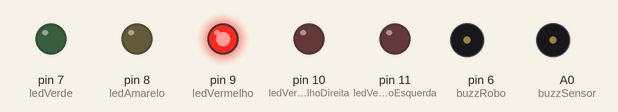
Simulated run of this sketch. Board: Arduino Uno, built with avr-gcc and run on an emulated ATmega328P. Shown: output pins drawn as LEDs (lit = HIGH), buzzer (waves = sounding, pin HIGH).

Above: at 0.2 s.
At 1.2 s:
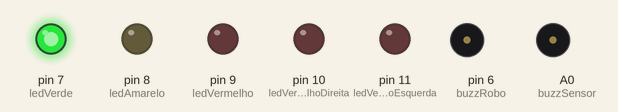
At 2.15 s:
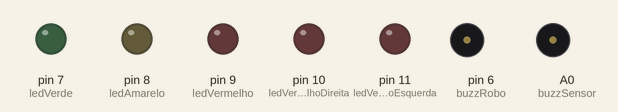
At 3.0 s:
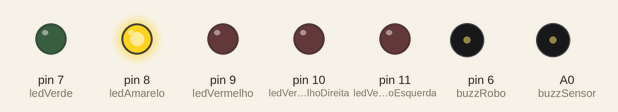
At 4.0 s:
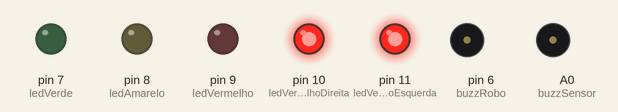
Timing chart, 0 to 5.3 s (numbered marks = the images above):
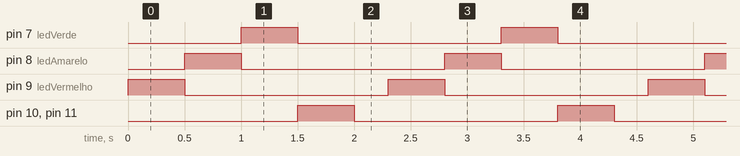

Measured:
- by itself, pin 7 (ledVerde), pin 8 (ledAmarelo), pin 9 (ledVermelho), pin 10 (ledVermelhoDireita), pin 11 (ledVermelhoEsquerda): alternates HIGH for 0.50 s and LOW for 1.8 s
- by itself, everything shown: repeats every 2.3 s, in 5 steps

The sketch:

robo_buzz.ino
```cpp
/*

*/

const int ledAmarelo = 8;
const int ledVerde = 7;
const int ledVermelho = 9;
const int ledVermelhoDireita = 10;
const int ledVermelhoEsquerda = 11;
const int buzzRobo = 6;
const int buzzSensor = A0;


void setup() {
  pinMode(ledAmarelo,OUTPUT);
  pinMode(ledVerde,OUTPUT);
  pinMode(ledVermelho,OUTPUT);
  pinMode(ledVermelhoDireita,OUTPUT);
  pinMode(ledVermelhoEsquerda,OUTPUT);
  pinMode(buzzRobo,OUTPUT);
  pinMode(buzzSensor,OUTPUT);
}

void loop() {
  digitalWrite(ledVermelho,HIGH);
  delay(500);

  digitalWrite(ledVermelho,LOW);
  digitalWrite(ledAmarelo,HIGH);
  delay(500);

  digitalWrite(ledAmarelo,LOW);
  digitalWrite(ledVerde,HIGH);
  delay(500);

  digitalWrite(ledVerde,LOW);
  digitalWrite(ledVermelhoDireita,HIGH);
  digitalWrite(ledVermelhoEsquerda,HIGH);
  delay(500);

  digitalWrite(ledVermelhoDireita,LOW);
  digitalWrite(ledVermelhoEsquerda,LOW);

  delay(300);
/*   tone(buzzRobo, 300, 300);   tone(buzzSensor, 300, 300);*/

}
```
